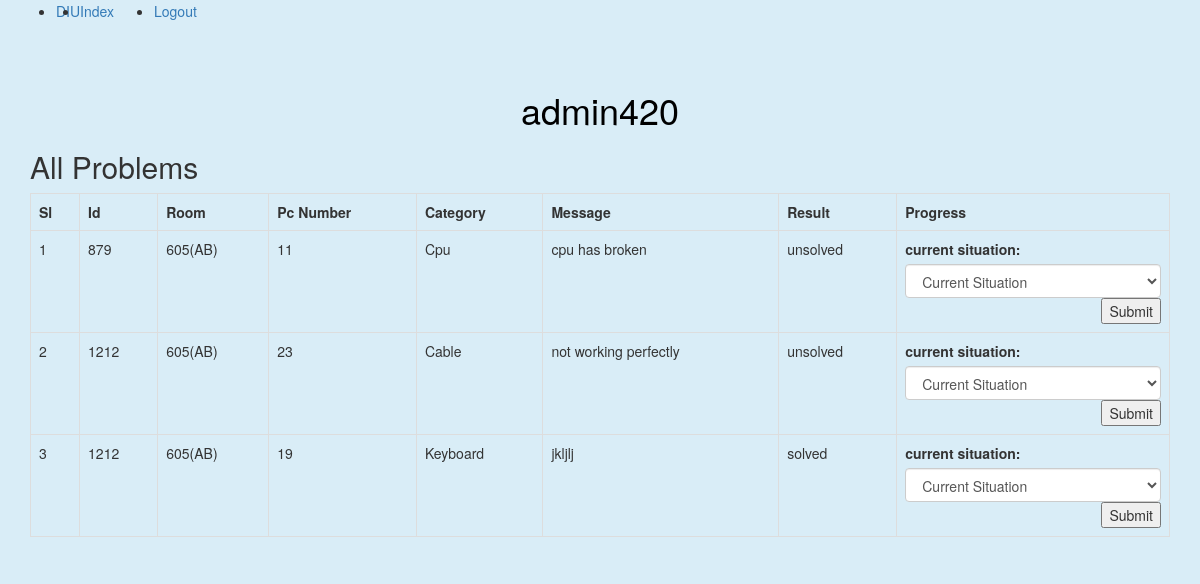
The app's page /index605.php (signed in) with its own data.
### tables this page shows
CREATE TABLE `lab_problem` (
  `no` int(10) NOT NULL,
  `user_id` int(15) NOT NULL,
  `id` varchar(25) NOT NULL,
  `room` varchar(12) NOT NULL,
  `pc` int(15) NOT NULL,
  `hints` varchar(12) NOT NULL,
  `message` text NOT NULL,
  `result` varchar(15) NOT NULL DEFAULT 'unsolved'
);

### Lab.php (called while the page is built, shortened)
<?php
include 'DB.php';
class Lab{
    private $table = 'lab_problem';
    public function read605(){
        $sql = "select * from $this->table WHERE room = '605(AB)' ORDER BY no DESC";
        $stmt = DB::prepare($sql);
        $stmt->execute();
        return $stmt->fetchAll();
    }
}
?>

### DB.php (called while the page is built, shortened)
<?php
class DB
{
    private static $pdo;
    public static function connection()
    {
        if(!isset(self::$pdo)){
            try {
                self::$pdo = new PDO('mysql:host=' . DB_HOST . ';dbname=' . DB_NAME, DB_USER, DB_PASS);
            }catch (PDOException $e){
                echo $e->getMessage();
            }
        }
        return self::$pdo;
    }
    public static function prepare($sql){
        return self::connection()->prepare($sql);
    }
}
?>

### index605.php (the view, shortened to what this page needs)
<?php
include 'header605.php'; ?>
<?php
$lab = new Lab();
?>
    <div class="container">
        <h1 style="text-align: center;color: black">
            <?php
            echo $_SESSION['username'];
            ?>
        </h1>
        <div class="card mt-5">
            <div class="card-header">
                <h2><span>All Problems</span></h2>
            </div>
            <div class="card-body">
                <table class="table table-bordered">
                    <tr>
                        <th>Sl</th>
                        <th>Id</th>
                        <th>Room</th>
                        <th>Pc Number</th>
                        <th>Category</th>
                        <th>Message</th>
                        <th>Result</th>
                        <th>Progress</th>
                    </tr>
                    <?php $i=1;
                    foreach ($lab->read605() as $lb) {?>
                        <tr>
                            <td><?php echo $i; ?></td>
                            <td><?php echo $lb['id']?></td>
                            <td><?php echo $lb['room']?></td>
                            <td><?php echo $lb['pc']?></td>
                            <td><?php echo $lb['hints']?></td>
                            <td><?php echo wordwrap($lb['message'],25,"<br>\n",TRUE)?></td>
                            <td><?php echo $lb['result']?></td>
                            <td>
                                <form action="labController.php" method="post">
                                    <div class="form-group">
                                        <label for="progress">current situation:</label>
                                        <select class="form-control" id="progress" name="progress" style="width: 100%">
                                            <option value="" selected>Current Situation</option>
                                        </select>
                                        <button type="submit" class="btn-secondary" name="update605" style="float: right">Submit</button>
                                </form>
                            </td>
                        </tr>
                        <?php
                        $i++;
                    }?>
                </table>
            </div>
        </div>
    </div>
<?php include 'footer.php'; ?>

### records on screen
lab_problem: id "879", room "605(AB)", pc "11", hints "Cpu", message "cpu has broken", result "unsolved"
lab_problem: id "1212", room "605(AB)", pc "23", hints "Cable", message "not working perfectly", result "unsolved"
lab_problem: id "1212", room "605(AB)", pc "19", hints "Keyboard", message "jkljlj", result "solved"

### other values on screen
$_SESSION['username'] "admin420"
